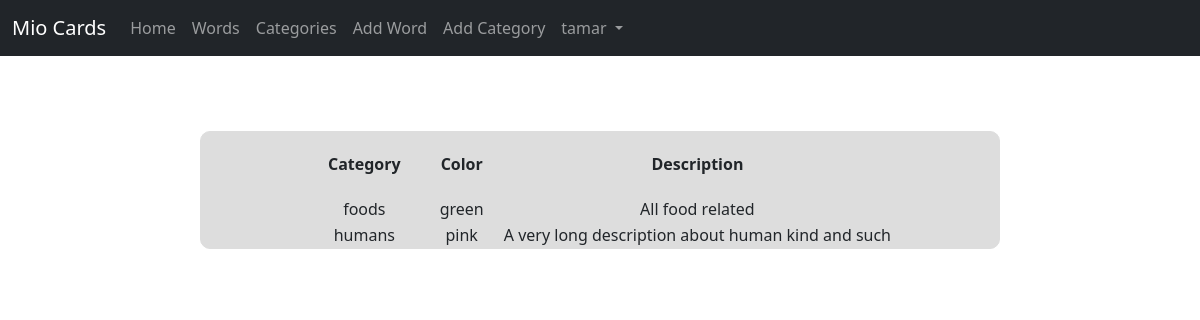
Page /categories (signed in) on the committed database.
### flaskapp/models.py (models this page shows, shortened)
class Users(UserMixin, db.Model):
    id = db.Column(db.Integer, primary_key=True)
    username = db.Column(db.String(30), unique=True, nullable=False)
    email = db.Column(db.String(120), unique=True, nullable=False)
    password = db.Column(db.String(80), nullable=False)
    words = db.relationship('Words', backref='creator', lazy=True)
    unique_words = db.relationship('Words', secondary=words_users, backref=db.backref('uni_user', lazy='select'))

class Categories(db.Model):
    id = db.Column(db.Integer, primary_key=True)
    category_name = db.Column(db.String(100), unique=True, nullable=False)
    category_color = db.Column(db.String(25), nullable=False)
    category_description = db.Column(db.String(1000))
    words = db.relationship('Words', secondary=words_categories, backref=db.backref('words_cat', lazy='select'))

### flaskapp/routes.py (the view)
@app.route('/categories', methods=['POST', 'GET'])
@login_required
def categories():
	cats = Categories.query.all()
	return render_template("categories.html", title='Categories', cats=cats, name=current_user.username)

### flaskapp/routes.py (called while the page is built)
@login_manager.user_loader
def load_user(user_id):
	return Users.query.get(int(user_id))

### flaskapp/templates/categories.html (shortened to what this page needs)
{% extends "base.html" %}
{% block content %}
    <div class="table-container">
        <div class="center">
            <table>
                <tr>
                    <th>Category</th>
                    <th>Color</th>
                    <th>Description</th>
                </tr>
                {% for cat in cats %}
                <tr>
                    <td>{{ cat.category_name }}</td>
                    <td>{{ cat.category_color }}</td>
                    <td>{{ cat.category_description }}</td>
                </tr>
                {% endfor %}
            </table>
        </div>
    </div>
{% endblock %}

### flaskapp/templates/base.html (shortened to what this page needs)
<!doctype html>
<html lang="en">
  <head>
    <link rel="stylesheet" href="{{ url_for('static', filename='css/styles.css') }}">
    <link href="https://cdn.jsdelivr.net/npm/bootstrap@5.0.0-beta1/dist/css/bootstrap.min.css" rel="stylesheet">
  </head>
  <body>
    <nav class="navbar navbar-expand-lg navbar-dark bg-dark">
        <div class="container-fluid">
          <a class="navbar-brand" href="#">Mio Cards</a>
          <div class="collapse navbar-collapse" id="navbarSupportedContent">
            <ul class="navbar-nav me-auto mb-2 mb-lg-0">
              <li class="nav-item">
                <a class="nav-link" aria-current="page" href="{{url_for('index')}}">Home</a>
              </li>
              <li class="nav-item">
                <a class="nav-link" href="{{url_for('words')}}">Words</a>
              </li>
              <li class="nav-item">
                <a class="nav-link" href="{{url_for('categories')}}">Categories</a>
              </li>
              <li class="nav-item">
                <a class="nav-link" href="{{url_for('new_card')}}">Add Word</a>
              </li>
              <li class="nav-item">
                <a class="nav-link" href="{{url_for('new_category')}}">Add Category</a>
              </li>
              <li class="nav-item dropdown">
                <a class="nav-link dropdown-toggle" href="#" id="navbarDropdown" role="button" data-bs-toggle="dropdown" aria-expanded="false">
                  {% if name %}
                    {{name}}
                  {% else %}
                    User
                  {% endif %}
                </a>
              </li>
            </ul>
          </div>
        </div>
      </nav>
    {% block content %}
    {% endblock %}
  </body>
</html>

### flaskapp/static/css/styles.css (style rules this page uses)
html { direction: ltr; margin: 0; padding: 0; }
.center { text-align: center; margin-left: auto; margin-right: auto; }
.table-container { border: 0.1px solid #ddd; border-radius: 10px; background-color: #ddd; margin: 75px 200px 50px 200px; text-align: center; }
table { margin: 0 auto; }
th { padding: 20px; border-bottom: 1px solid #ddd; text-align: center; }
td, tr { border-bottom: 1px solid #ddd; text-align: center; }
a:link, a:visited, a:active { text-decoration: none; color: rgb(138, 177, 180); }

### rows in the picture
Users: username "tamar"
Categories: category_name "foods", category_color "green", category_description "All food related"
Categories: category_name "humans", category_color "pink", category_description "A very long description about human kind and such"
